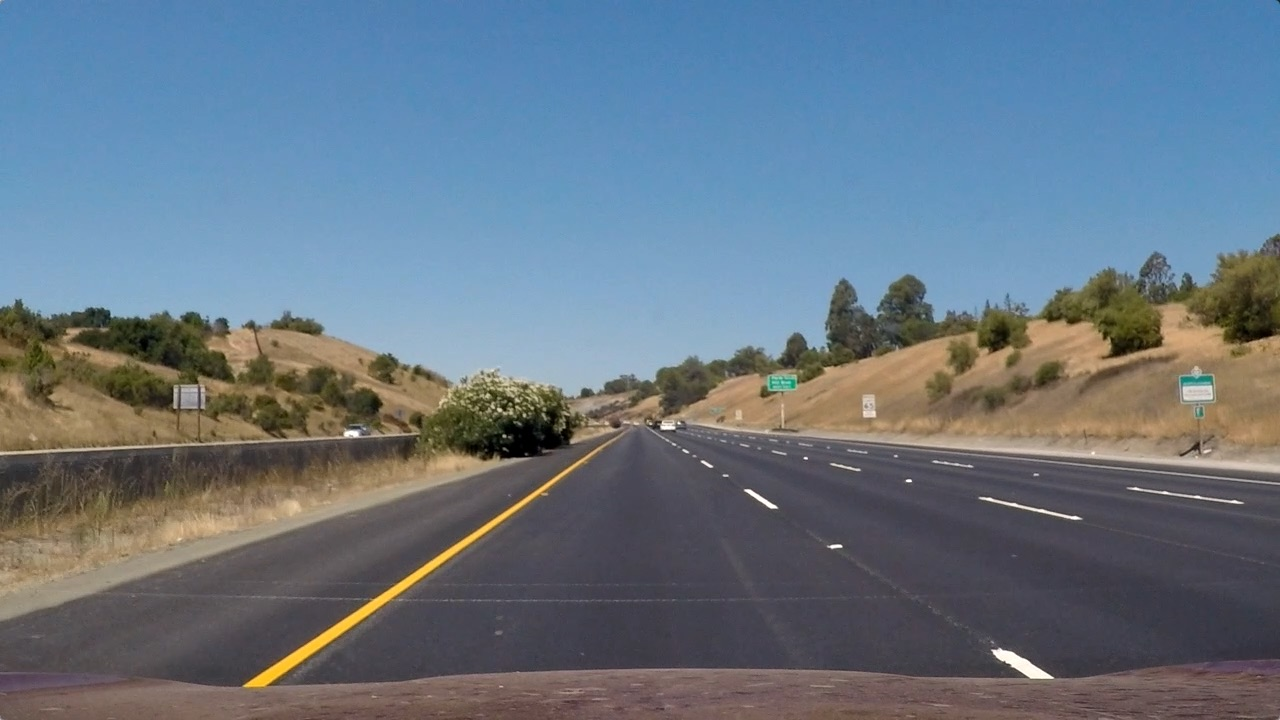
#> input picture Project4-AdvancedLane/test_images/straight_lines1.jpg, 1280 x 720 px; the run also reads 1 picture not shown here
$ python AdvanceLaneDetect.py   (older library calls are emulated)
#> lines starting #> are read from the running program, lines starting #| are printed output that depends on the picture; after the words box and inside, x2 and y2 are one past the last pixel; in counts of white or black regions, pixels touching at a corner belong together
# -*- coding: utf-8 -*-
"""
Created on Fri May 19 16:32:17 2017

@author: Administrator
"""
# camera calibration
import numpy as np
import cv2
import matplotlib.pyplot as plt
import matplotlib.image as mpimg
import glob

CAM_IMGS = glob.glob('./camera_cal/calibration*.jpg')
SAMPLE_IMG = mpimg.imread('./test_images/straight_lines1.jpg')
#> SAMPLE_IMG is the input picture: shape (720, 1280, 3); mean R, G, B 103.2, 117.7, 131.2
IMG_SHAPE = SAMPLE_IMG.T.shape[1:3]
#> IMG_SHAPE = (1280, 720)


CORNER_X = 9
CORNER_Y = 6
ACTUAL_POS = np.zeros((CORNER_X * CORNER_Y, 3), np.float32)
ACTUAL_POS[:,:2] = np.mgrid[0:CORNER_X, 0:CORNER_Y].T.reshape(-1,2) # fill positon idx

obj_points = []
img_points = []

for each_img in CAM_IMGS:
    img = mpimg.imread(each_img)
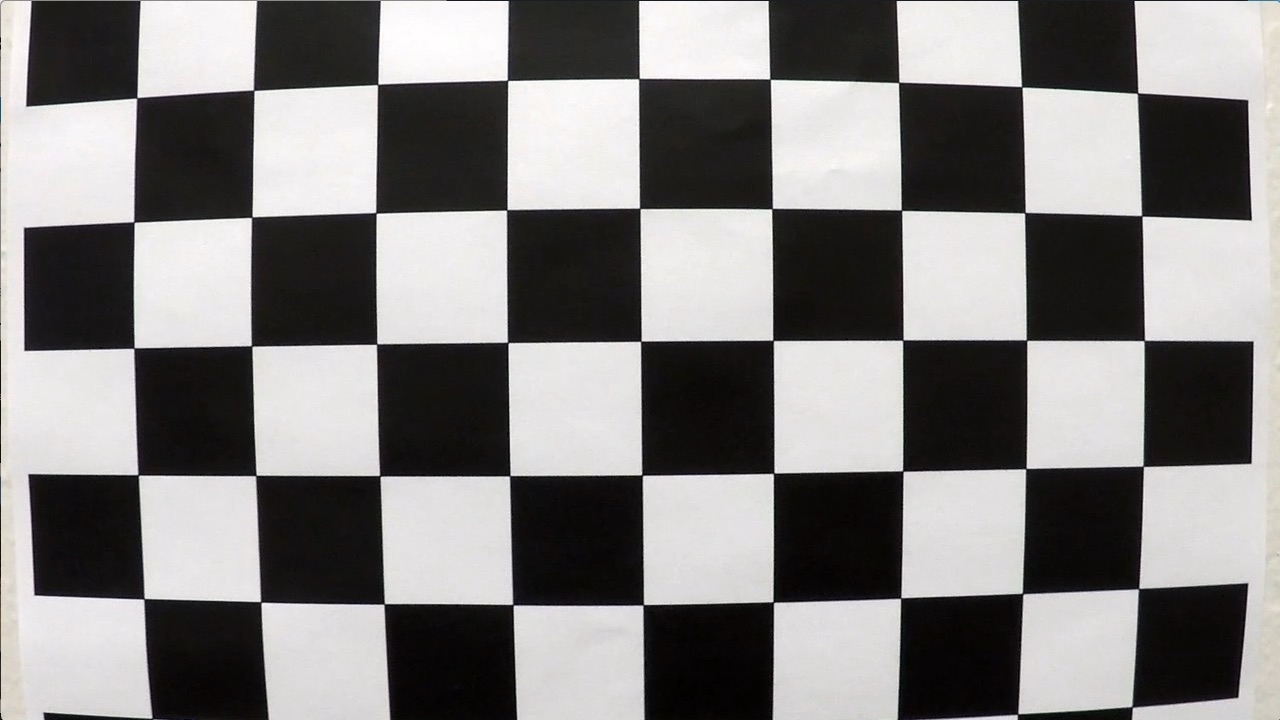
#> input picture Project4-AdvancedLane/camera_cal/calibration1.jpg, 1280 x 720 px
#> img is the input picture: shape (720, 1280, 3); mean R, G, B 130.1, 128.4, 127.8
    gray = cv2.cvtColor(img, cv2.COLOR_RGB2GRAY)
    [ret, corners] = cv2.findChessboardCorners(gray, (CORNER_X,CORNER_Y), None)
#> ret = False; corners = None
    if ret:
        img_points.append(corners)
        obj_points.append(ACTUAL_POS)


RET, MTX, DIST, RVECS, TVECS =  cv2.calibrateCamera(obj_points, img_points,
                                                        IMG_SHAPE, None, None)
# calculate retval, cameraMatrix, distCoeffs, rvecs, tvecs
BOTTOM_LEFT =  [256,682]
BOTTOM_RIGHT = [1040,682]
PIC_POS = np.float32([[804,527], BOTTOM_RIGHT, BOTTOM_LEFT, [479,527]])
DES_POS = np.float32([[BOTTOM_RIGHT[0], PIC_POS[0][1]], BOTTOM_RIGHT,
                      BOTTOM_LEFT, [BOTTOM_LEFT[0],PIC_POS[-1][1]]])
PERSP_M = cv2.getPerspectiveTransform(PIC_POS, DES_POS)
INVER_M = cv2.getPerspectiveTransform(DES_POS, PIC_POS)

def uncamAndUnwrap(read_in_img, in_MTX, in_DIST, in_PERSP_M):
    '''
    takes an img correct with camera matrix and perspective matrix
    '''
    uncam = cv2.undistort(read_in_img, in_MTX, in_DIST, None, in_MTX) # undistort cam
    # apply s channel
    hls_img = cv2.cvtColor(uncam, cv2.COLOR_RGB2HLS)
#> hls_img: shape (720, 1280, 3); mean of channels 0, 1, 2 88.6, 114.9, 64.4
    s_img = hls_img[:,:,2]

    s_thresh_min = 100
    s_thresh_max = 255
    s_binary = np.zeros_like(s_img)
    s_binary[(s_img >= s_thresh_min) & (s_img <= s_thresh_max)] = 1


    # apply sobel operator
    sobel_x = cv2.Sobel(s_binary, cv2.CV_64F, 1, 0)
    abs_sobel = np.absolute(sobel_x)
    scaled_sobel = np.uint8(255*abs_sobel/np.max(abs_sobel))

    thresh_min = 10
    thresh_max = 70
    sx_binary = np.zeros_like(scaled_sobel)
    sx_binary[(scaled_sobel >= thresh_min) & (scaled_sobel <= thresh_max)] = 1


    # combine two img
    combined_binary = np.zeros_like(sx_binary)
    combined_binary[(s_binary == 1) | (sx_binary == 1)] = 1


    img_shape = read_in_img.T.shape[1:3]
#> img_shape = (1280, 720)
    wraped = cv2.warpPerspective(combined_binary, in_PERSP_M, img_shape, flags = cv2. INTER_LINEAR)
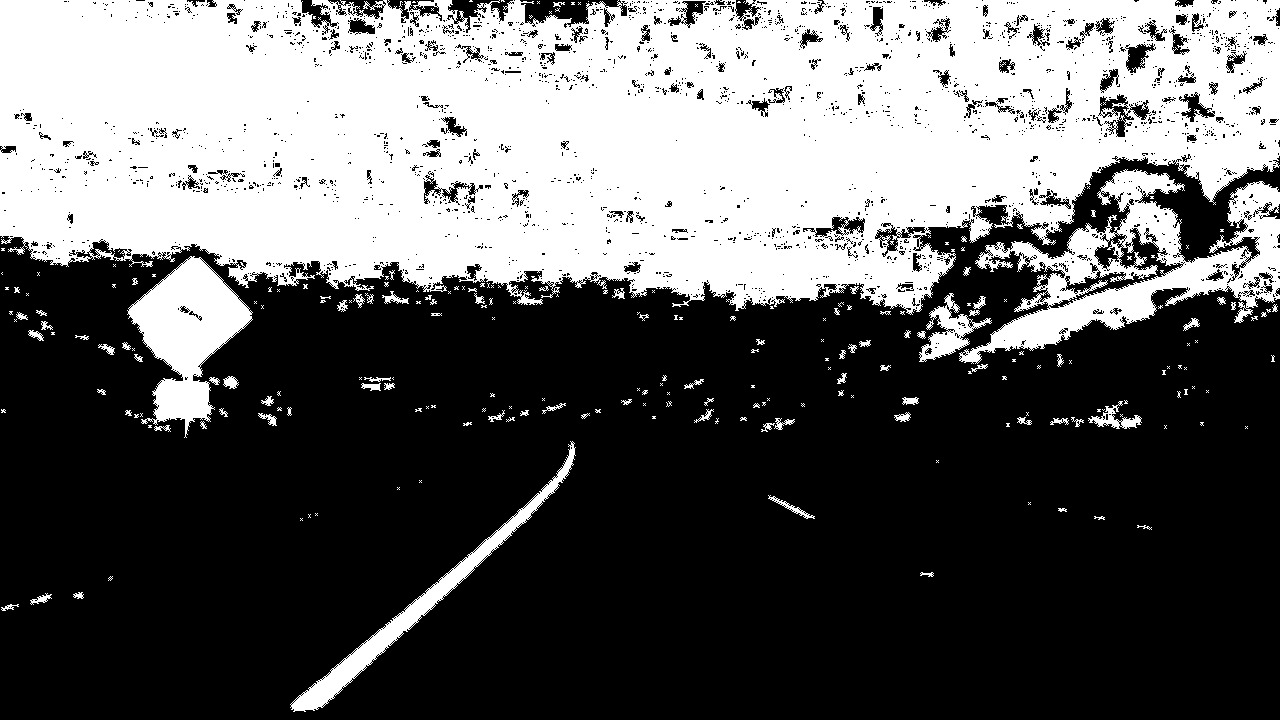
#> combined_binary: shape (720, 1280); values 0 (black) and 1 (white), 38% white; 251 white regions (160 under 20 px), largest, box (x1, y1, x2, y2) and area: (0, 0, 1280, 315) 304416, (959, 169, 1280, 364) 21154, (127, 256, 253, 438) 10749

#    plt.figure()
#    plt.imshow(s_binary)
#
#
#    plt.figure()
#    plt.title("test")
#    plt.imshow(sx_binary, cmap='gray')
#
#
#
#    plt.figure()
#    f, (ax1, ax2) = plt.subplots(1, 2, figsize=(20,10))
#    ax1.set_title('Stacked thresholds')
#    ax1.imshow(color_binary)
#
#    ax2.set_title('Combined S channel and gradient thresholds')
#    ax2.imshow(combined_binary, cmap='gray')
#
#
#    plt.figure()
#    plt.imshow(wraped)
    return wraped

# test on example image
in_img = mpimg.imread('./test_images/test2.jpg')
test_img = uncamAndUnwrap(in_img, MTX, DIST, PERSP_M)
#> test_img: shape (720, 1280); values 0 (black) and 1 (white), 3.6% white; 12 white regions (6 under 20 px), largest, box (x1, y1, x2, y2) and area: (141, 0, 356, 694) 30759, (1065, 416, 1115, 505) 2197, (231, 88, 243, 104) 75, (1114, 604, 1139, 610) 62, (341, 451, 347, 470) 52, (250, 267, 259, 276) 33
#test_gray = cv2.cvtColor(test_img, cv2.COLOR_RGB2GRAY)

#
#uncamAndUnwrap()
#
#
## find the gradient peaks
#histogram = np.sum(combined_binary[combined_binary.shape[0]//2:,:], axis=0)
#plt.figure()
#plt.plot(histogram)


def windowFitInitial(in_grad_img, ym_per_pix, xm_per_pix):
    '''
    takes a gradient img
    returns two fit lines of the curve coefficeints
    this function is from udaccity
    '''
#> called with ym_per_pix = 0.0417, xm_per_pix = 0.00529
    binary_warped = in_grad_img
    # Assuming you have created a warped binary image called "binary_warped"
    # Take a histogram of the bottom half of the image
    histogram = np.sum(binary_warped[binary_warped.shape[0]//2:,:], axis=0)
#> histogram = 1280 values, max 333 at index 323, min 0 at index 0, mean 12.65
    # Create an output image to draw on and  visualize the result
    out_img = np.dstack((binary_warped, binary_warped, binary_warped))*255
    # Find the peak of the left and right halves of the histogram
    # These will be the starting point for the left and right lines
    midpoint = np.int(histogram.shape[0]/2)
#> midpoint = 640
    leftx_base = np.argmax(histogram[:midpoint])
#> leftx_base = 323
    rightx_base = np.argmax(histogram[midpoint:]) + midpoint
#> rightx_base = 1088
    # Choose the number of sliding windows
    nwindows = 9
    # Set height of windows
    window_height = np.int(binary_warped.shape[0]/nwindows)
#> window_height = 80
    # Identify the x and y positions of all nonzero pixels in the image
    nonzero = binary_warped.nonzero()
#> nonzero = 33218 positions, rows 0 to 693, columns 141 to 1142
    nonzeroy = np.array(nonzero[0])
    nonzerox = np.array(nonzero[1])
    # Current positions to be updated for each window
    leftx_current = leftx_base
#> leftx_current = 323
    rightx_current = rightx_base
#> rightx_current = 1088
    # Set the width of the windows +/- margin
    margin = 50
    # Set minimum number of pixels found to recenter window
    minpix = 100
    # Create empty lists to receive left and right lane pixel indices
    left_lane_inds = []
    right_lane_inds = []

    # Step through the windows one by one
    for window in range(nwindows):
        # Identify window boundaries in x and y (and right and left)
        win_y_low = binary_warped.shape[0] - (window+1)*window_height
        win_y_high = binary_warped.shape[0] - window*window_height
        win_xleft_low = leftx_current - margin
        win_xleft_high = leftx_current + margin
        win_xright_low = rightx_current - margin
        win_xright_high = rightx_current + margin
        # Draw the windows on the visualization image
        cv2.rectangle(out_img,(win_xleft_low,win_y_low),(win_xleft_high,win_y_high),(0,255,0), 2)
        cv2.rectangle(out_img,(win_xright_low,win_y_low),(win_xright_high,win_y_high),(0,255,0), 2)
        # Identify the nonzero pixels in x and y within the window
        good_left_inds = ((nonzeroy >= win_y_low) & (nonzeroy < win_y_high) & (nonzerox >= win_xleft_low) & (nonzerox < win_xleft_high)).nonzero()[0]
        good_right_inds = ((nonzeroy >= win_y_low) & (nonzeroy < win_y_high) & (nonzerox >= win_xright_low) & (nonzerox < win_xright_high)).nonzero()[0]
        # Append these indices to the lists
        left_lane_inds.append(good_left_inds)
        right_lane_inds.append(good_right_inds)
        # If you found > minpix pixels, recenter next window on their mean position
        if len(good_left_inds) > minpix:
            leftx_current = np.int(np.mean(nonzerox[good_left_inds]))
        if len(good_right_inds) > minpix:
            rightx_current = np.int(np.mean(nonzerox[good_right_inds]))
#> this loop made 9 passes
#> (win_xleft_low, win_xleft_high, win_xright_low, win_xright_high, leftx_current, rightx_current) on passes 3 to 4: (282, 382, 1038, 1138, 327, 1093), (277, 377, 1043, 1143, 318, 1087)
#> (win_xleft_low, win_xleft_high, win_xright_low, win_xright_high, leftx_current) on passes 1, 2, 5, 6, 7, 8: (273, 373, 1038, 1138, 332), (282, 382, 1038, 1138, 332), (268, 368, 1037, 1137, 304), (254, 354, 1037, 1137, 286), (236, 336, 1037, 1137, 260), (210, 310, 1037, 1137, 228)
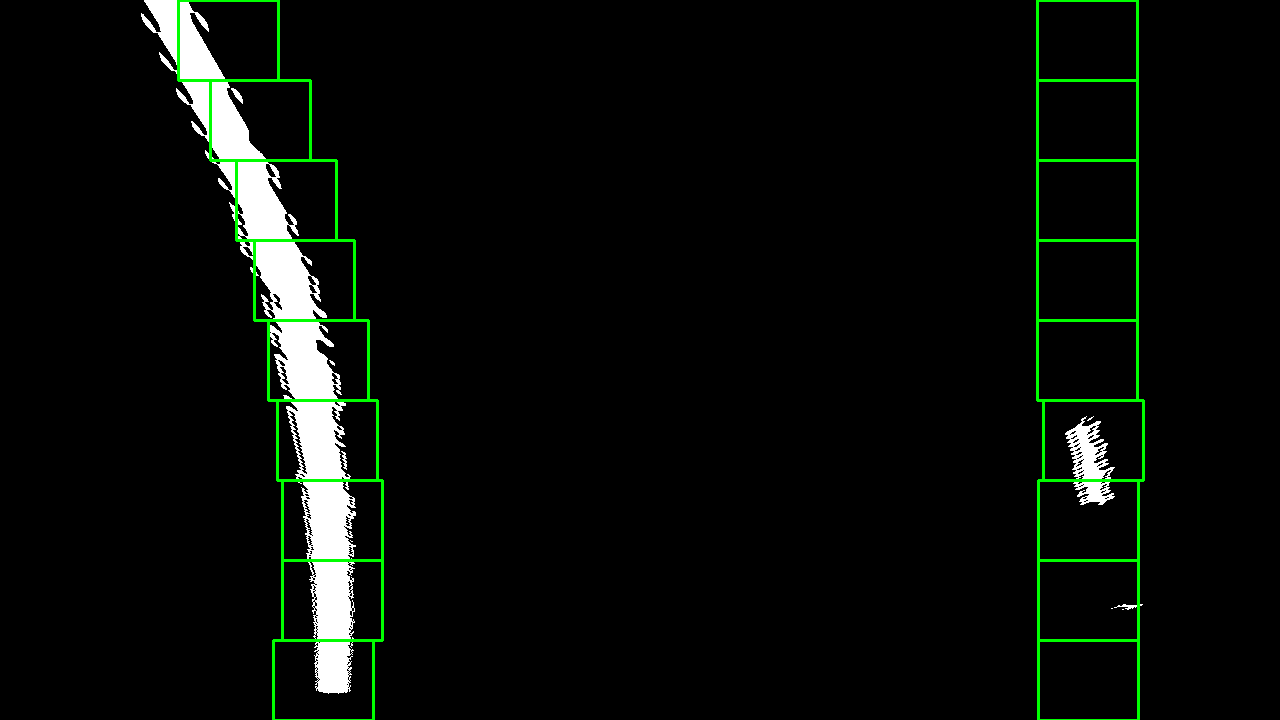
#> out_img: shape (720, 1280, 3); mean of channels 0, 1, 2 8.7, 12.6, 8.7; drawn as R, G, B
#> after the loop, left_lane_inds = 9 items; right_lane_inds = 9 items

    # Concatenate the arrays of indices
    left_lane_inds = np.concatenate(left_lane_inds)
    right_lane_inds = np.concatenate(right_lane_inds)
#> right_lane_inds = 2273 values, max 30338 at index 64, min 19896 at index 709, mean 23271

    # Extract left and right line pixel positions
    leftx = nonzerox[left_lane_inds]
    lefty = nonzeroy[left_lane_inds]
    rightx = nonzerox[right_lane_inds]
#> rightx = 2273 values, max 1137 at index 20, min 1065 at index 948, mean 1090.4
    righty = nonzeroy[right_lane_inds]
#> righty = 2273 values, max 609 at index 61, min 416 at index 709, mean 467.3

    # Fit a second order polynomial to each
    left_fit = np.polyfit(lefty, leftx, 2)
#> left_fit = [-0.000421, 0.522, 171.1]
    right_fit = np.polyfit(righty, rightx, 2)
#> right_fit = [0.0007, -0.487, 1164.2]

    # find the real world fit line and curvature
    # convert to real world unit
    left_fit_cr = np.polyfit(lefty * ym_per_pix, leftx * xm_per_pix, 2)
#> left_fit_cr = [-0.00128, 0.0662, 0.905]
    right_fit_cr = np.polyfit(righty * ym_per_pix, rightx * xm_per_pix, 2)
#> right_fit_cr = [0.00213, -0.0617, 6.15]
    y_eval = max(np.max(lefty), np.max(righty))
#> y_eval = 693
    left_curverad = ((1 + (2*left_fit_cr[0]*y_eval*ym_per_pix + left_fit_cr[1])**2)**1.5) / np.absolute(2*left_fit_cr[0])
#> left_curverad = 390.1
    right_curverad = ((1 + (2*right_fit_cr[0]*y_eval*ym_per_pix + right_fit_cr[1])**2)**1.5) / np.absolute(2*right_fit_cr[0])
#> right_curverad = 235.9

    # use the max curvauture of the two and correct the fit function that has lower curvature
    if left_curverad * 0.8 < right_curverad:
        right_fit[2] = right_fit[0] * y_eval**2 + right_fit[1] * y_eval + right_fit[2] - (left_fit[0] * y_eval**2 + left_fit[1] * y_eval)
        right_fit[0] = left_fit[0]
        right_fit[1] = left_fit[1]
        out_curvature = left_curverad
    elif right_curverad * 0.8 < left_curverad:
        left_fit[2] = left_fit[0] * y_eval**2 + left_fit[1] * y_eval + left_fit[2] - (right_fit[0] * y_eval**2 + right_fit[1] * y_eval)
        left_fit[0] = right_fit[0]
        left_fit[1] = right_fit[1]
        out_curvature = right_curverad
#> out_curvature = 235.9
    return left_fit, right_fit, out_curvature


in_left, in_right, out_curve = windowFitInitial(test_img, 30/720, 3.7/700)


def combineLaneArea(ori_img, warped, left_fit, right_fit, max_y, Minv):
    '''
    taken from the udacity tips
    '''
#> called with left_fit = array of shape (3,), right_fit = array of shape (3,), max_y = 720, Minv = array of shape (3, 3)
    ploty = np.array(range(max_y*100))*0.01
    left_fitx = left_fit[0]*ploty**2 + left_fit[1]*ploty + left_fit[2]
    right_fitx = right_fit[0]*ploty**2 + right_fit[1]*ploty + right_fit[2]


    warp_zero = np.zeros_like(warped).astype(np.uint8)
    color_warp = np.dstack((warp_zero, warp_zero, warp_zero))

    # Recast the x and y points into usable format for cv2.fillPoly()
    pts_left = np.array([np.transpose(np.vstack([left_fitx, ploty]))])
    pts_right = np.array([np.flipud(np.transpose(np.vstack([right_fitx, ploty])))])
    pts = np.hstack((pts_left, pts_right))
    color_warp = np.dstack((warp_zero, warp_zero, warp_zero))
    # Draw the lane onto the warped blank image
    cv2.fillPoly(color_warp, np.int_([pts]), (0,255, 0))

    # Warp the blank back to original image space using inverse perspective matrix (Minv)
    newwarp = cv2.warpPerspective(color_warp, Minv, (ori_img.shape[1], ori_img.shape[0]))
    plt.imshow(newwarp)
    # Combine the result with the original image
    result = cv2.addWeighted(ori_img, 1, newwarp, 0.3, 0)
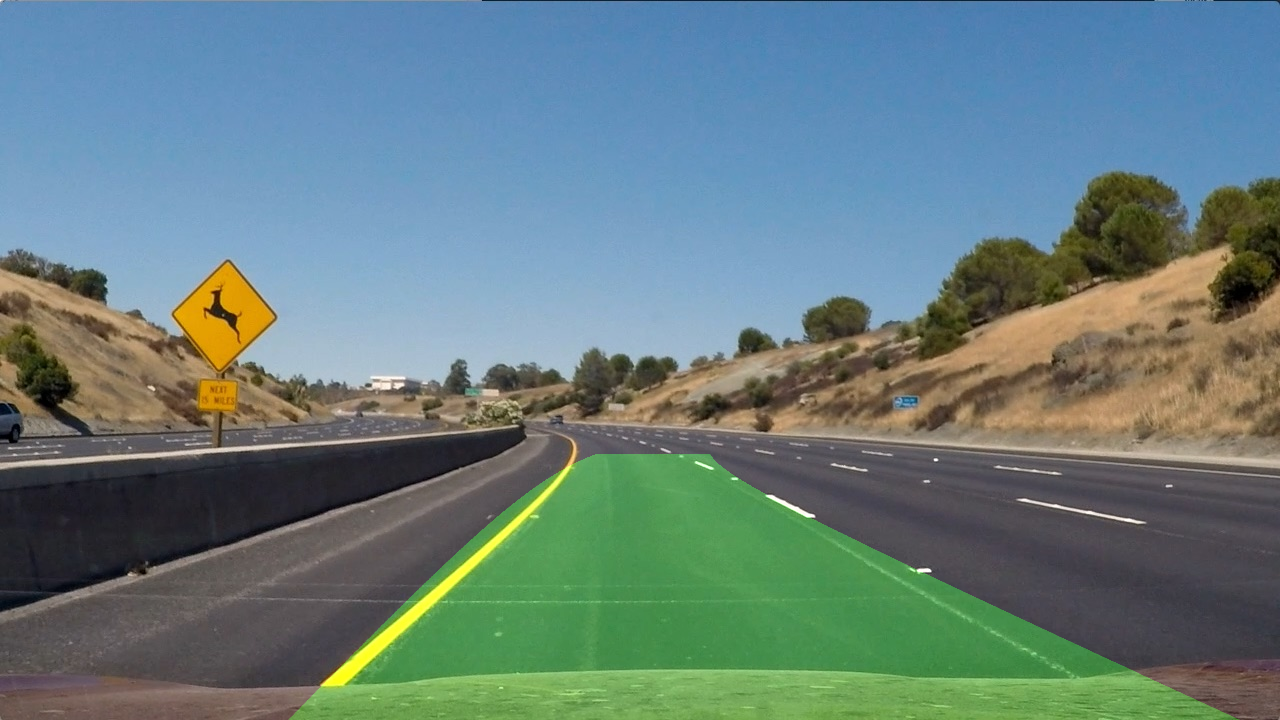
#> result: shape (720, 1280, 3); mean R, G, B 102.8, 126.3, 125.5
    plt.imshow(result)

combineLaneArea(in_img, test_img, in_left, in_right, IMG_SHAPE[1], INVER_M)
